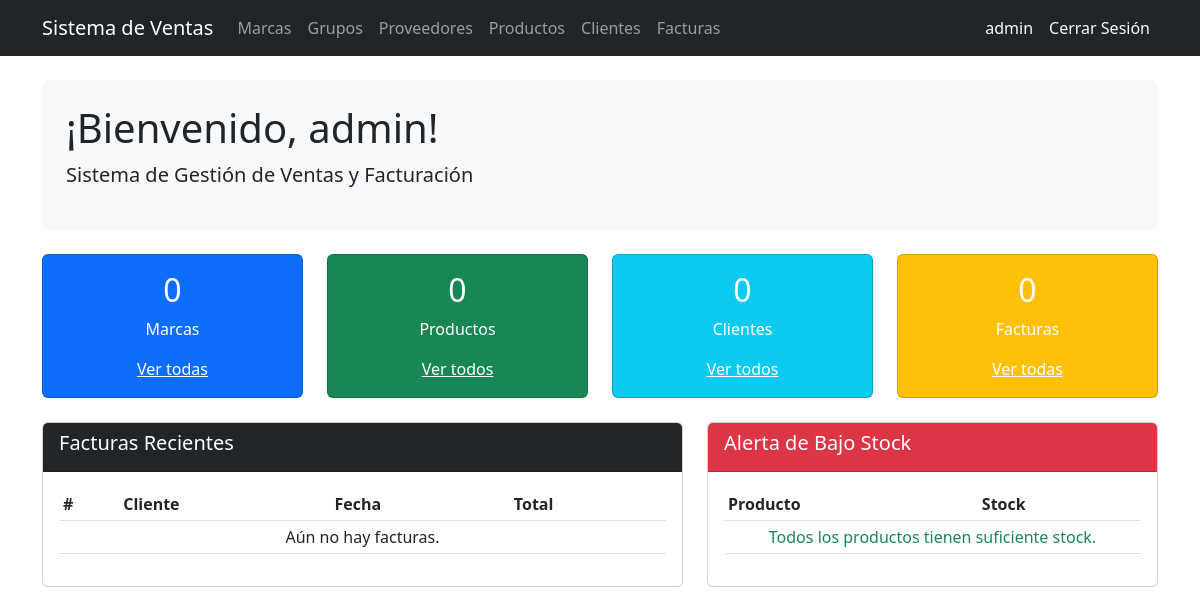
The app's page / (signed in), older data.
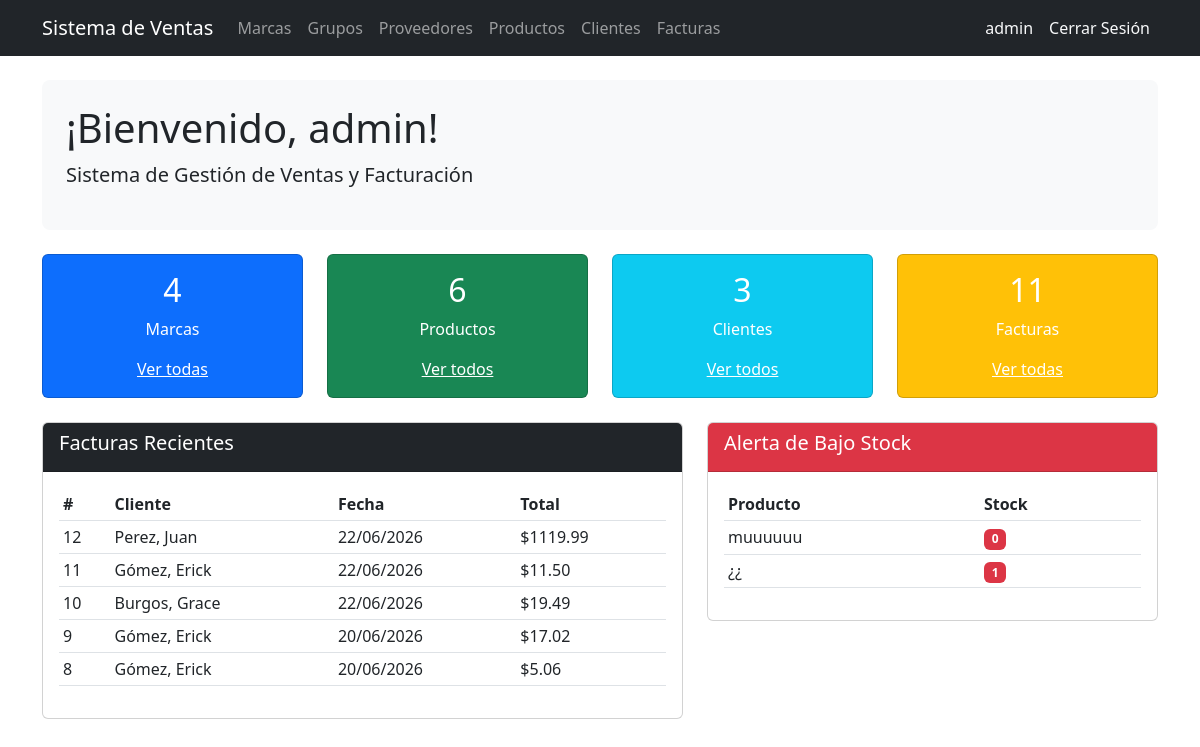
The same page, newer data.
### billing/models.py (models this page shows, shortened)
class Invoice(models.Model):
    customer = models.ForeignKey(Customer, on_delete=models.PROTECT, related_name='invoices')
    invoice_date = models.DateTimeField(auto_now_add=True)
    subtotal = models.DecimalField(max_digits=12, decimal_places=2, default=0)
    tax = models.DecimalField(max_digits=12, decimal_places=2, default=0)
    total = models.DecimalField(max_digits=12, decimal_places=2, default=0)
    is_active = models.BooleanField(default=True)
    class Meta: ordering = ['-invoice_date']

class Customer(models.Model):
    dni = models.CharField(max_length=13, unique=True, verbose_name='DNI/RUC', validators=[validate_cedula_ec])
    first_name = models.CharField(max_length=100)
    last_name = models.CharField(max_length=100)
    email = models.EmailField(blank=True, null=True)
    phone = models.CharField(max_length=20, blank=True, null=True)
    address = models.TextField(blank=True, null=True)
    is_active = models.BooleanField(default=True)
    created_at = models.DateTimeField(auto_now_add=True)
    updated_at = models.DateTimeField(auto_now=True)
    class Meta:
        ordering = ['last_name', 'first_name']
    def __str__(self): return f'{self.last_name}, {self.first_name}'

class Product(models.Model):
    name = models.CharField(max_length=200, verbose_name='Product Name')
    description = models.TextField(default="", verbose_name='Descripción')
    brand = models.ForeignKey(Brand, on_delete=models.PROTECT, related_name='products')
    group = models.ForeignKey(ProductGroup, on_delete=models.PROTECT, related_name='products')
    suppliers = models.ManyToManyField(Supplier, related_name='products', blank=True)
    unit_price = models.DecimalField(max_digits=12, decimal_places=2)
    stock = models.IntegerField(default=0)
    image = models.ImageField(upload_to='products/', blank=True, null=True, verbose_name='Imagen')
    is_active = models.BooleanField(default=True)
    created_at = models.DateTimeField(auto_now_add=True)
    updated_at = models.DateTimeField(auto_now=True)
    class Meta:
        verbose_name = 'Product'
        verbose_name_plural = 'Products'
        ordering = ['name']

### billing/views.py (the view)
# urls.py: path('', views.home, name='home'),
@login_required
def home(request):
    context = {
        'total_brands': Brand.objects.count(),
        'total_products': Product.objects.count(),
        'total_customers': Customer.objects.count(),
        'total_invoices': Invoice.objects.count(),
        'recent_invoices': Invoice.objects.all()[:5],  # Últimas 5
        'low_stock': Product.objects.filter(stock__lte=5, is_active=True),
    }
    return render(request, 'billing/home.html', context)

### billing/templates/billing/home.html (shortened to what this page needs)
{% extends 'billing/base.html' %}
{% block content %}
<div class="p-4 mb-4 bg-light rounded-3">
    <h1>¡Bienvenido, {{ user.first_name|default:user.username }}!</h1>
    <p class="lead">Sistema de Gestión de Ventas y Facturación</p>
</div>
<div class="row mb-4">
    <div class="col-md-3">
        <div class="card text-white bg-primary">
            <div class="card-body text-center">
                <h2>{{ total_brands }}</h2>
                <p>Marcas</p>
                <a href="{% url 'billing:brand_list' %}" class="text-white">Ver todas</a>
            </div>
        </div>
    </div>
    <div class="col-md-3">
        <div class="card text-white bg-success">
            <div class="card-body text-center">
                <h2>{{ total_products }}</h2>
                <p>Productos</p>
                <a href="{% url 'billing:product_list' %}" class="text-white">Ver todos</a>
            </div>
        </div>
    </div>
    <div class="col-md-3">
        <div class="card text-white bg-info">
            <div class="card-body text-center">
                <h2>{{ total_customers }}</h2>
                <p>Clientes</p>
                <a href="{% url 'billing:customer_list' %}" class="text-white">Ver todos</a>
            </div>
        </div>
    </div>
    <div class="col-md-3">
        <div class="card text-white bg-warning">
            <div class="card-body text-center">
                <h2>{{ total_invoices }}</h2>
                <p>Facturas</p>
                <a href="{% url 'billing:invoice_list' %}" class="text-white">Ver todas</a>
            </div>
        </div>
    </div>
</div>
<div class="row">
    <div class="col-md-7">
        <div class="card">
            <div class="card-header bg-dark text-white">
                <h5>Facturas Recientes</h5>
            </div>
            <div class="card-body">
                <table class="table table-sm">
                    <thead>
                        <tr>
                            <th>#</th>
                            <th>Cliente</th>
                            <th>Fecha</th>
                            <th>Total</th>
                        </tr>
                    </thead>
                    <tbody>
                        {% for inv in recent_invoices %}
                        <tr>
                            <td>{{ inv.id }}</td>
                            <td>{{ inv.customer }}</td>
                            <td>{{ inv.invoice_date|date:"d/m/Y" }}</td>
                            <td>${{ inv.total }}</td>
                        </tr>
                        {% empty %}
                        <tr>
                            <td colspan="4" class="text-center">Aún no hay facturas.</td>
                        </tr>
                        {% endfor %}
                    </tbody>
                </table>
            </div>
        </div>
    </div>
    <div class="col-md-5">
        <div class="card">
            <div class="card-header bg-danger text-white">
                <h5>Alerta de Bajo Stock</h5>
            </div>
            <div class="card-body">
                <table class="table table-sm">
                    <thead>
                        <tr>
                            <th>Producto</th>
                            <th>Stock</th>
                        </tr>
                    </thead>
                    <tbody>
                        {% for p in low_stock %}
                        <tr>
                            <td>{{ p.name }}</td>
                            <td><span class="badge bg-danger">{{ p.stock }}</span></td>
                        </tr>
                        {% empty %}
                        <tr>
                            <td colspan="2" class="text-center text-success">Todos los productos tienen suficiente stock.</td>
                        </tr>
                        {% endfor %}
                    </tbody>
                </table>
            </div>
        </div>
    </div>
</div>
{% endblock %}

Row changes from the older to the newer data that the page shows:
added Invoice: id "12", customer "Perez, Juan", invoice_date "22/06/2026", total "1119.99"
added Invoice: id "11", customer "Gómez, Erick", invoice_date "22/06/2026", total "11.50"
added Invoice: id "10", customer "Burgos, Grace", invoice_date "22/06/2026", total "19.49"
added Invoice: id "9", customer "Gómez, Erick", invoice_date "20/06/2026", total "17.02"
added Invoice: id "8", customer "Gómez, Erick", invoice_date "20/06/2026", total "5.06"
added Product: name "muuuuuu", stock "0"
added Product: name "¿¿", stock "1"
Text that changed along with them:
{{ total_brands }}: "0" → "4"
{{ total_products }}: "0" → "6"
{{ total_customers }}: "0" → "3"
{{ total_invoices }}: "0" → "11"
text no longer shown: "Aún no hay facturas. Todos los productos tienen suficiente stock."
